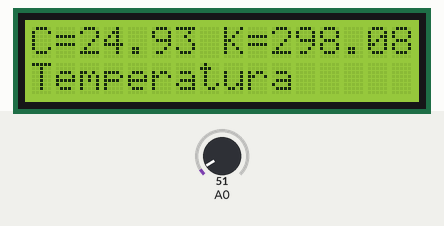
The sketch below on a simulated Arduino Uno, built with avr-gcc and run on an emulated ATmega328P. Parts: 16×2 character LCD. The inputs (shaded band) are chosen by the test bench; at power-on: A0 = 51.

Above: at 1.2 s.
1.3 s: A0 set to 61
At 2.3 s:
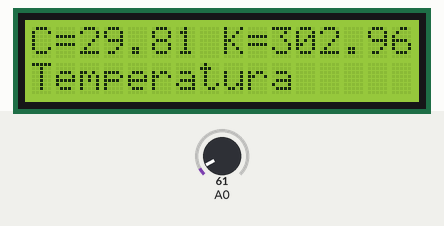
2.9 s: A0 set to 71
At 4.0 s:
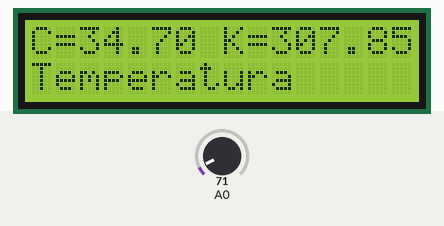
4.4 s: A0 set to 86
At 4.8 s:
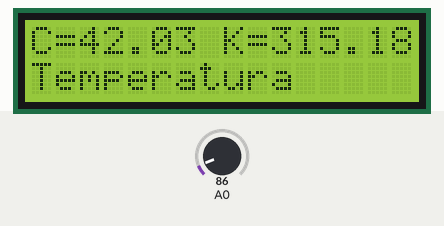
Timing chart, 0 to 7.4 s (numbered marks = the images above; inputs shaded):
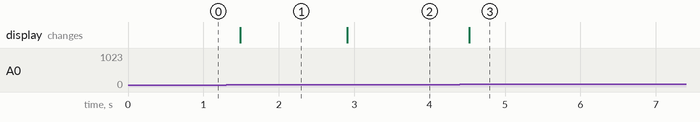

The sketch:

lcd-lm35.ino
```cpp
#include <LiquidCrystal.h>

LiquidCrystal lcd(12, 11, 5, 4, 3, 2);

//Hasta aqu? hemos declarado la librer?a para la LCD y los pines por donde le va a entrar la informaci?n.

float centi()
{// Funcion para leer el dato analogico y convertirlo a digital:
  int dato;
  float c;
  dato=analogRead(A0);

  c = (500.0 * dato)/1023;
  //Esta f?rmula sale de la relaci?n del sensor con los grados. ?sta es f?cilmente rastreable por la web pero vamos a intentar explicarla un poco: El sensor de temperatura LM35 responde a variaciones de 10 mV por cada grado cent?grado. Si el sensor detecta 1 grado cent?grado a la salida del sensor obtendr?amos 10 mV. Ejemplo: 26,4?C = 264 mV = 0.264 V.
//Tenemos que el convertidor de anal?gico a digital es de 10 bits de resoluci?n, los valores variar?n entre 0 y 1023, entonces Vout= (5V*Dato)/1023 siendo  ( 0 < Dato < 1023 ) y para ajustar la escala a grados cent?grados: Vout = ((5V*Dato)*100)/1023
  return (c);
}


float kelvin(float cent)
{
  float k;
  k=cent+273.15;
  return(k);
}

float fahren(float cent)
{
  float f;
  f=cent*1.8+32;
  return (f);
}


float rankin(float cent)
{
  float r;
  r=(cent + 273.15)*1.8;
  return (r);
}

//Hasta aqu? hemos declarado las funciones de conversi?n del dato anal?gico de entrada del sensor en grados celsius en sus respectivas equivalencias.

void setup() {
  // Definimos la LCD con dimension 2x16 y definimos los caracteres que deben salir en las filas:
lcd.begin(16,2);
lcd.print("C=      K=");
lcd.setCursor(0,1);
lcd.print("Temperatura");
}

//Hasta aqu? hemos definido qu? queremos que salga impreso por la pantalla y el tama?o de ?sta.
void loop() {
  // put your main code here, to run repeatedly:
  float Centigrados = centi();
  float Fahrenheit = fahren (Centigrados);
  float Rankin = rankin (Centigrados);
  float Kelvin = kelvin (Centigrados);
  lcd.setCursor(2,0);
  lcd.print(Centigrados);
  lcd.setCursor(10,0);
  lcd.print(Kelvin);
  delay(200);
  //Por ?ltimo, hemos usado la parte activa del programa o bucle para que constantemente para cada variaci?n recalcule los datos.

}
```

Measured:
- after the input at 1.3 s, the display: changes after 0.19 s (image 1)
- after the input at 2.9 s, the display: changes at once (image 2)
- after the input at 4.4 s, the display: changes after 0.13 s (image 3)
